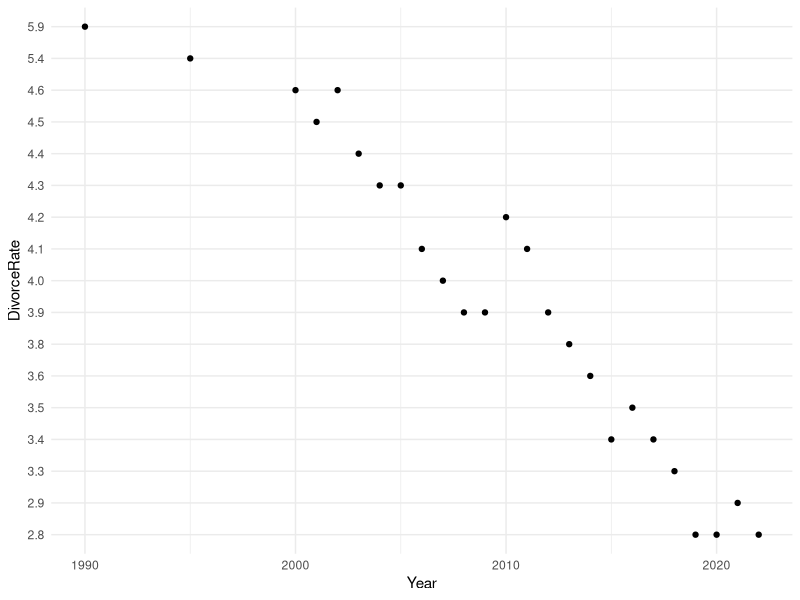

This chart was generated by the following R code:

##read files
divorce <- read.csv("divorce_rates.csv")
head(divorce)
washington <- divorce[49,1:26]

##need to unpivot data to pull divorce rates and year in 2 different columns
library(tidyverse)

wa_long <- washington %>%
  pivot_longer(
    cols = starts_with("X"), 
    names_to = "Year",        
    values_to = "DivorceRate" 
  ) %>%
  mutate(Year = as.integer(str_remove(Year, "X")))

wa_long <- wa_long[2:26,]

ggplot(data = wa_long, aes(x=Year, y=DivorceRate)) +
  geom_point()+
  theme_minimal()

personal_income <- read.csv("SAINC70_WA_2000_2023.csv")

GDP <- read.csv("WA_GDP.csv")

WA_total_GDP <- GDP[1,9:34]

WA_GDP_long <- WA_total_GDP %>%
  pivot_longer(
    cols = starts_with("X"), 
    names_to = "Year",        
    values_to = "TotalGDP_PercentChange" 
  ) %>%
  mutate(Year = as.integer(str_remove(Year, "X")))

##just seeing if commit works
